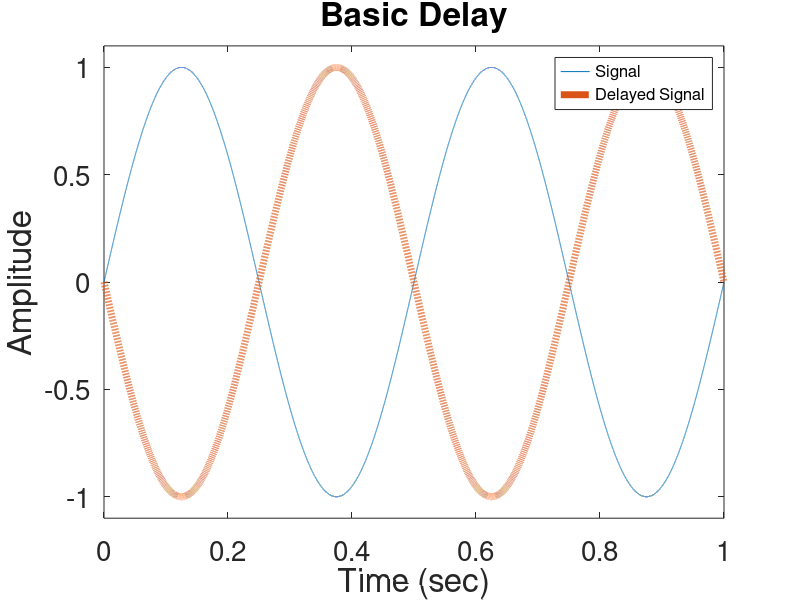

The MATLAB script that drew this image:
%% A basic delay on a sine wave

%% Creation of the sine wave
Fs = 48000; 
Ts = 1/Fs; 
f = 2; 
t = [0:Ts:1].'; 
in = sin(2*pi*f*t);

%% Delay
N = .25;
delayt = t-N; 
delay = sin(2*pi*f*delayt);

%% Plotting Results
figure(1);
plot(t,in, t, delay, '--', 'LineWidth',5); axis([0 1 -1.1 1.1]); set(gca,'FontSize',20);
xlabel('Time (sec)', 'FontSize', 24); ylabel('Amplitude', 'FontSize', 24);
title('Basic Delay', 'FontSize', 24); legend('Signal', 'Delayed Signal', 'FontSize', 12);